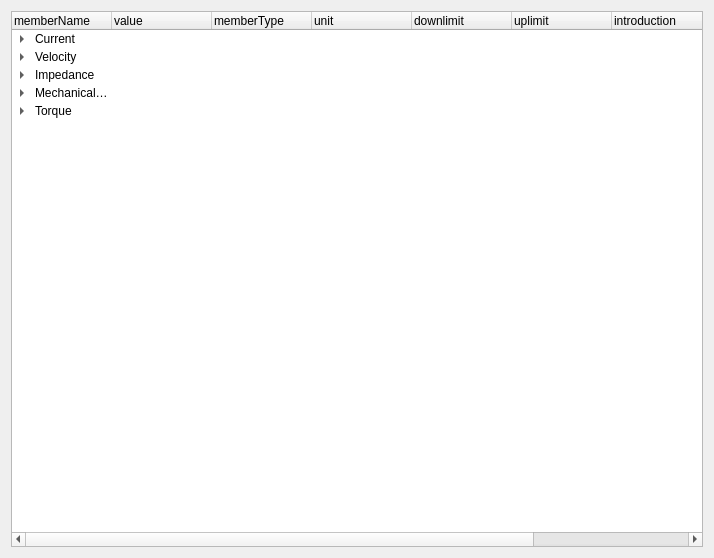
<?xml version="1.0" encoding="UTF-8"?>
<ui version="4.0">
 <class>Form</class>
 <widget class="QWidget" name="Form">
  <property name="geometry">
   <rect>
    <x>0</x>
    <y>0</y>
    <width>714</width>
    <height>558</height>
   </rect>
  </property>
  <property name="windowTitle">
   <string>Form</string>
  </property>
  <layout class="QVBoxLayout" name="verticalLayout">
   <item>
    <widget class="QTreeWidget" name="treeWidget">
     <column>
      <property name="text">
       <string>memberName</string>
      </property>
     </column>
     <column>
      <property name="text">
       <string>value</string>
      </property>
     </column>
     <column>
      <property name="text">
       <string>memberType</string>
      </property>
     </column>
     <column>
      <property name="text">
       <string>unit</string>
      </property>
     </column>
     <column>
      <property name="text">
       <string>downlimit</string>
      </property>
     </column>
     <column>
      <property name="text">
       <string>uplimit</string>
      </property>
     </column>
     <column>
      <property name="text">
       <string>introduction</string>
      </property>
     </column>
     <column>
      <property name="text">
       <string>framAddr</string>
      </property>
     </column>
     <column>
      <property name="text">
       <string>chineseName</string>
      </property>
     </column>
     <item>
      <property name="text">
       <string>Current</string>
      </property>
      <property name="text">
       <string/>
      </property>
      <property name="text">
       <string/>
      </property>
      <property name="text">
       <string/>
      </property>
      <property name="text">
       <string/>
      </property>
      <property name="text">
       <string/>
      </property>
      <property name="text">
       <string/>
      </property>
      <property name="text">
       <string/>
      </property>
      <property name="text">
       <string>电流</string>
      </property>
      <item>
       <property name="text">
        <string>gSevDrv.sev_obj.cur.mot.Imax_1</string>
       </property>
       <property name="text">
        <string>0</string>
       </property>
       <property name="text">
        <string>Uint16</string>
       </property>
       <property name="text">
        <string>A</string>
       </property>
       <property name="text">
        <string>0</string>
       </property>
       <property name="text">
        <string>0</string>
       </property>
       <property name="text">
        <string>NULL</string>
       </property>
       <property name="text">
        <string>101</string>
       </property>
       <property name="text">
        <string>峰值电流</string>
       </property>
      </item>
      <item>
       <property name="text">
        <string>gSevDrv.sev_obj.cur.mot.Irat_1</string>
       </property>
       <property name="text">
        <string>0</string>
       </property>
       <property name="text">
        <string>Uint16</string>
       </property>
       <property name="text">
        <string>A</string>
       </property>
       <property name="text">
        <string>0</string>
       </property>
       <property name="text">
        <string>0</string>
       </property>
       <property name="text">
        <string>NULL</string>
       </property>
       <property name="text">
        <string>100</string>
       </property>
       <property name="text">
        <string>额定电流</string>
       </property>
      </item>
     </item>
     <item>
      <property name="text">
       <string>Velocity</string>
      </property>
      <property name="text">
       <string/>
      </property>
      <property name="text">
       <string/>
      </property>
      <property name="text">
       <string/>
      </property>
      <property name="text">
       <string/>
      </property>
      <property name="text">
       <string/>
      </property>
      <property name="text">
       <string/>
      </property>
      <property name="text">
       <string/>
      </property>
      <property name="text">
       <string>速度</string>
      </property>
      <item>
       <property name="text">
        <string>gSevDrv.sev_obj.cur.mot.Sct_1</string>
       </property>
       <property name="text">
        <string>0</string>
       </property>
       <property name="text">
        <string>Uint16</string>
       </property>
       <property name="text">
        <string>rpm</string>
       </property>
       <property name="text">
        <string>0</string>
       </property>
       <property name="text">
        <string>0</string>
       </property>
       <property name="text">
        <string>NULL</string>
       </property>
       <property name="text">
        <string>102</string>
       </property>
       <property name="text">
        <string>额定转速</string>
       </property>
      </item>
      <item>
       <property name="text">
        <string>gSevDrv.sev_obj.cur.mot.Srat_1</string>
       </property>
       <property name="text">
        <string>0</string>
       </property>
       <property name="text">
        <string>Uint16</string>
       </property>
       <property name="text">
        <string>%</string>
       </property>
       <property name="text">
        <string>0</string>
       </property>
       <property name="text">
        <string>0</string>
       </property>
       <property name="text">
        <string>NULL</string>
       </property>
       <property name="text">
        <string>103</string>
       </property>
       <property name="text">
        <string>过速</string>
       </property>
      </item>
      <item>
       <property name="text">
        <string>gSevDrv.sev_obj.cur.mot.Nos_1</string>
       </property>
       <property name="text">
        <string>0</string>
       </property>
       <property name="text">
        <string>Uint16</string>
       </property>
       <property name="text">
        <string>rpm</string>
       </property>
       <property name="text">
        <string>0</string>
       </property>
       <property name="text">
        <string>0</string>
       </property>
       <property name="text">
        <string>NULL</string>
       </property>
       <property name="text">
        <string>104</string>
       </property>
       <property name="text">
        <string>最大转速</string>
       </property>
      </item>
     </item>
     <item>
      <property name="text">
       <string>Impedance</string>
      </property>
      <property name="text">
       <string/>
      </property>
      <property name="text">
       <string/>
      </property>
      <property name="text">
       <string/>
      </property>
      <property name="text">
       <string/>
      </property>
      <property name="text">
       <string/>
      </property>
      <property name="text">
       <string/>
      </property>
      <property name="text">
       <string/>
      </property>
      <property name="text">
       <string>阻抗</string>
      </property>
      <item>
       <property name="text">
        <string>gSevDrv.sev_obj.cur.mot.Rm_1</string>
       </property>
       <property name="text">
        <string>0</string>
       </property>
       <property name="text">
        <string>Uint16</string>
       </property>
       <property name="text">
        <string>Ohm	</string>
       </property>
       <property name="text">
        <string>0</string>
       </property>
       <property name="text">
        <string>0</string>
       </property>
       <property name="text">
        <string>NULL</string>
       </property>
       <property name="text">
        <string>112</string>
       </property>
       <property name="text">
        <string>绕线电阻</string>
       </property>
      </item>
      <item>
       <property name="text">
        <string>gSevDrv.sev_obj.cur.mot.Ldm_1</string>
       </property>
       <property name="text">
        <string>0</string>
       </property>
       <property name="text">
        <string>Uint16</string>
       </property>
       <property name="text">
        <string>mH</string>
       </property>
       <property name="text">
        <string>0</string>
       </property>
       <property name="text">
        <string>0</string>
       </property>
       <property name="text">
        <string>NULL</string>
       </property>
       <property name="text">
        <string>110</string>
       </property>
       <property name="text">
        <string>d轴电感</string>
       </property>
      </item>
      <item>
       <property name="text">
        <string>gSevDrv.sev_obj.cur.mot.Lqm_1</string>
       </property>
       <property name="text">
        <string>0</string>
       </property>
       <property name="text">
        <string>Uint16</string>
       </property>
       <property name="text">
        <string>mH</string>
       </property>
       <property name="text">
        <string>0</string>
       </property>
       <property name="text">
        <string>0</string>
       </property>
       <property name="text">
        <string>NULL</string>
       </property>
       <property name="text">
        <string>111</string>
       </property>
       <property name="text">
        <string>q轴电感</string>
       </property>
      </item>
     </item>
     <item>
      <property name="text">
       <string>MechanicalParameter</string>
      </property>
      <property name="text">
       <string/>
      </property>
      <property name="text">
       <string/>
      </property>
      <property name="text">
       <string/>
      </property>
      <property name="text">
       <string/>
      </property>
      <property name="text">
       <string/>
      </property>
      <property name="text">
       <string/>
      </property>
      <property name="text">
       <string/>
      </property>
      <property name="text">
       <string>机械参数</string>
      </property>
      <item>
       <property name="text">
        <string>gSevDrv.sev_obj.cur.mot.Jm_1</string>
       </property>
       <property name="text">
        <string>0</string>
       </property>
       <property name="text">
        <string>Uint32</string>
       </property>
       <property name="text">
        <string>10^-6.kg.m^2</string>
       </property>
       <property name="text">
        <string>0</string>
       </property>
       <property name="text">
        <string>0</string>
       </property>
       <property name="text">
        <string>NULL</string>
       </property>
       <property name="text">
        <string>114</string>
       </property>
       <property name="text">
        <string>转动惯量</string>
       </property>
      </item>
      <item>
       <property name="text">
        <string>gSevDrv.sev_obj.cur.mot.Jrat_1</string>
       </property>
       <property name="text">
        <string>0</string>
       </property>
       <property name="text">
        <string>Uint16</string>
       </property>
       <property name="text">
        <string>%</string>
       </property>
       <property name="text">
        <string>0</string>
       </property>
       <property name="text">
        <string>0</string>
       </property>
       <property name="text">
        <string>NULL</string>
       </property>
       <property name="text">
        <string>116</string>
       </property>
       <property name="text">
        <string>惯量比</string>
       </property>
      </item>
      <item>
       <property name="text">
        <string>gSevDrv.sev_obj.cur.mot.Fm_1</string>
       </property>
       <property name="text">
        <string>0</string>
       </property>
       <property name="text">
        <string>Uint16</string>
       </property>
       <property name="text">
        <string>10^-4.N.m/(rad/s)</string>
       </property>
       <property name="text">
        <string>0</string>
       </property>
       <property name="text">
        <string>0</string>
       </property>
       <property name="text">
        <string>NULL</string>
       </property>
       <property name="text">
        <string>117</string>
       </property>
       <property name="text">
        <string>摩擦系数</string>
       </property>
      </item>
      <item>
       <property name="text">
        <string>gSevDrv.sev_obj.cur.mot.PPN_1</string>
       </property>
       <property name="text">
        <string>0</string>
       </property>
       <property name="text">
        <string>Uint16</string>
       </property>
       <property name="text">
        <string>对</string>
       </property>
       <property name="text">
        <string>0</string>
       </property>
       <property name="text">
        <string>0</string>
       </property>
       <property name="text">
        <string>NULL</string>
       </property>
       <property name="text">
        <string>106</string>
       </property>
       <property name="text">
        <string>极对数</string>
       </property>
      </item>
     </item>
     <item>
      <property name="text">
       <string>Torque</string>
      </property>
      <property name="text">
       <string/>
      </property>
      <property name="text">
       <string/>
      </property>
      <property name="text">
       <string/>
      </property>
      <property name="text">
       <string/>
      </property>
      <property name="text">
       <string/>
      </property>
      <property name="text">
       <string/>
      </property>
      <property name="text">
       <string/>
      </property>
      <property name="text">
       <string>力矩参数</string>
      </property>
      <item>
       <property name="text">
        <string>gSevDrv.sev_obj.cur.mot.Tqr_1</string>
       </property>
       <property name="text">
        <string>0</string>
       </property>
       <property name="text">
        <string>Uint16</string>
       </property>
       <property name="text">
        <string>N.m</string>
       </property>
       <property name="text">
        <string>0</string>
       </property>
       <property name="text">
        <string>0</string>
       </property>
       <property name="text">
        <string>NULL</string>
       </property>
       <property name="text">
        <string>105</string>
       </property>
       <property name="text">
        <string>额定转矩</string>
       </property>
      </item>
      <item>
       <property name="text">
        <string>gSevDrv.sev_obj.cur.mot.PHIm_1</string>
       </property>
       <property name="text">
        <string>0</string>
       </property>
       <property name="text">
        <string>Uint16</string>
       </property>
       <property name="text">
        <string>mV/rpm</string>
       </property>
       <property name="text">
        <string>0</string>
       </property>
       <property name="text">
        <string>0</string>
       </property>
       <property name="text">
        <string>NULL</string>
       </property>
       <property name="text">
        <string>108</string>
       </property>
       <property name="text">
        <string>反电动势系数</string>
       </property>
      </item>
      <item>
       <property name="text">
        <string>gSevDrv.sev_obj.cur.mot.Vmax_1</string>
       </property>
       <property name="text">
        <string>0</string>
       </property>
       <property name="text">
        <string>Uint16</string>
       </property>
       <property name="text">
        <string>V</string>
       </property>
       <property name="text">
        <string>0</string>
       </property>
       <property name="text">
        <string>0</string>
       </property>
       <property name="text">
        <string>NULL</string>
       </property>
       <property name="text">
        <string>107</string>
       </property>
       <property name="text">
        <string>最大电压</string>
       </property>
      </item>
     </item>
    </widget>
   </item>
  </layout>
 </widget>
 <resources/>
 <connections/>
</ui>
